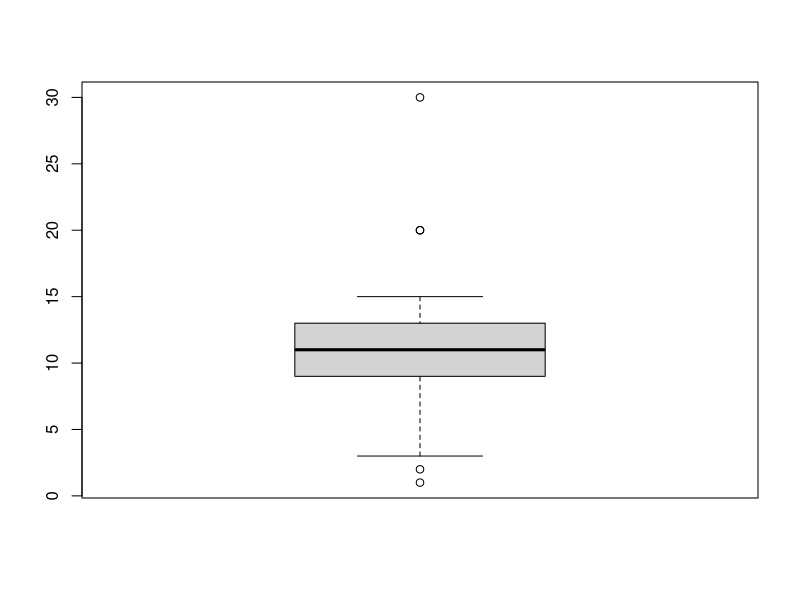
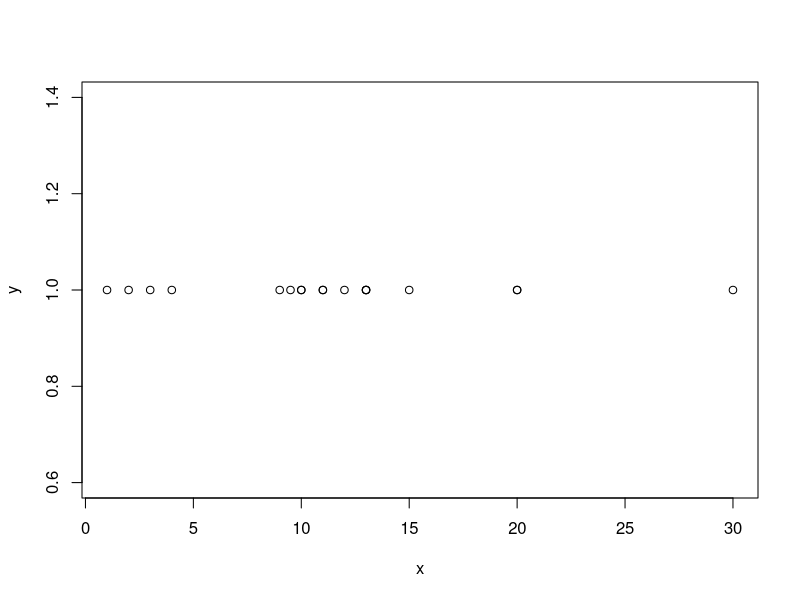

Write the R code that produced these figures, in order.
## ---- chunk 1
v = c(1, 2, 3, 4, 9, 9.5, 10, 10, 11, 11, 12, 13, 13, 13, 15, 20, 20, 30)
boxplot(v)

x = v
y = rep(1, 18)

plot (x, y)
